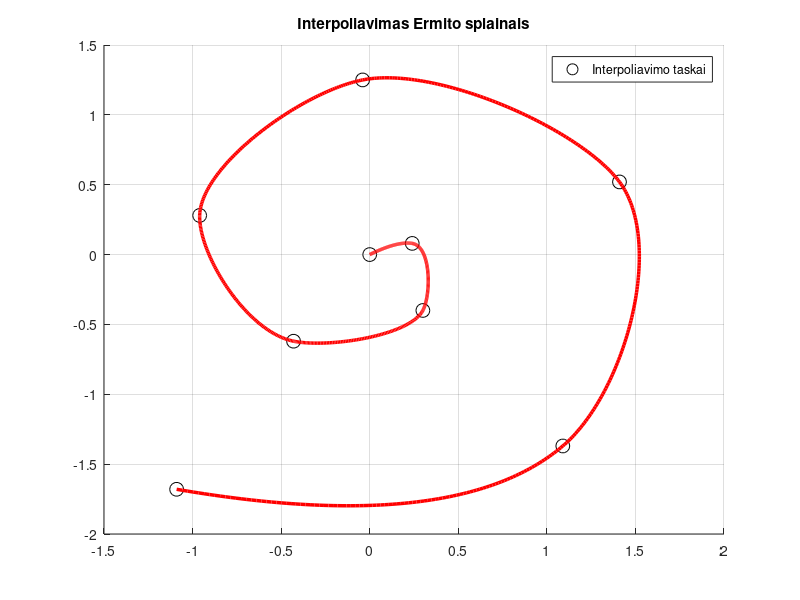
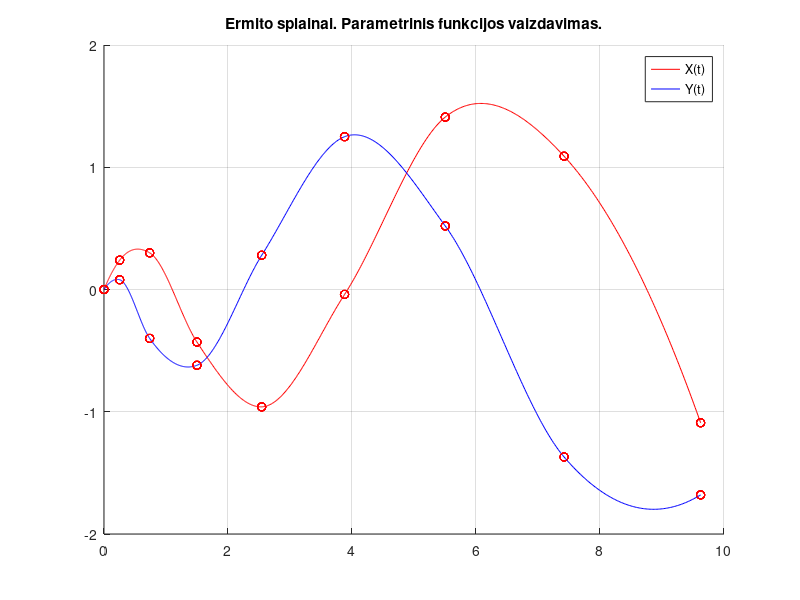

Here is the MATLAB script that generated these plots, in order:
function main
clc,close all
hL=[];
 
X=[0 0.24 0.30 -0.43 -0.96 -0.04 1.41 1.09 -1.09]
Y=[0 0.08 -0.40 -0.62 0.28 1.25 0.52 -1.37 -1.68]
 
nP=length(X);  % interpoliavimo mazgu skaicius
t(1)=0; for i=2:nP, t(i)=t(i-1)+norm([X(i) Y(i)]-[X(i-1) Y(i-1)]);  end  % parametro reiksmes
t
 
DX=Akima(t,X),DY=Akima(t,Y)
 
f=figure(1);grid on; hold on;
title('Interpoliavimas Ermito splainais');
 
% vaizduojame duotus taskus
for i=1:nP, 
    h(i)=plot(X(i), Y(i),'ko','ButtonDownFcn',@startDragFcn,'MarkerSize',10);
end
 
 
% interpoliuojame pagal ivestus taskus ir 
% nubraizome pradine kreive
Ermito_splainu_parametrinis_interpoliavimas(X,DX,Y,DY,t);    
legend('Interpoliavimo taskai');
      
figure(2);
hold on; grid on;
handlers = [];
Akima_splainai(t,X,'r-');
Akima_splainai(t,Y,'b-');
 
title('Ermito splainai. Parametrinis funkcijos vaizdavimas.');
legend(handlers,'X(t)','Y(t)');
function Akima_splainai (X, Y, color)
DY=Akima(X,Y)  % Isvestiniu reiksmiu interpoliavimo taskuose nustatymas pagal Akima formules
nP=length(X) % interpoliavimo tasku skaicius
 
for iii=1:nP-1  
    nnn=100;
    xxx=[X(iii):(X(iii+1)-X(iii))/nnn:X(iii+1)];
    fff=0;
    for j=1:2
        [U,V]=Hermite(X(iii:iii+1),2,j,xxx);
        fff=fff+U*Y(iii+j-1)+V*DY(iii+j-1);
    end
    
    handler = plot(xxx,fff,color);
    if iii==1 || iii==2
    if strcmp(color,'r-')
        handlers(1)=handler;
    else
        handlers(2)=handler;
    end
    end
    plot(X, Y, 'ro');
    
end 
return
end
 
 
function Ermito_splainu_parametrinis_interpoliavimas(X,DX,Y,DY,t);
    nP=length(X); % interpoliavimo tasku skaicius
    if ~isempty(hL), delete(hL); end
 
    for iii=1:nP-1  %------  ciklas per intervalus tarp gretimu tasku
        nnn=100; 
        ttt=[t(iii):(t(iii+1)-t(iii))/nnn:t(iii+1)];
        fffX=0;fffY=0;
        for j=1:2
            [U,V]=Hermite(t(iii:iii+1),2,j,ttt);
            fffY=fffY+U*Y(iii+j-1)+V*DY(iii+j-1);
            fffX=fffX+U*X(iii+j-1)+V*DX(iii+j-1);
        end
        hL(iii)=plot(fffX,fffY,'r-','LineWidth',2.5);
    end %-----------------ciklas per intervalus pabaiga
return
end
 
function [U,V]=Hermite(X,n,j,x)   % Ermito daugianariai
    L=Lagrange(X,n,j,x); DL=D_Lagrange(X,n,j,X(j));
    U=(1-2*DL.*(x-X(j))).*L.^2;
    V=(x-X(j)).*L.^2;
return
end
 
function L=Lagrange(X,n,j,x)  % Lagranzo daugianaris
    L=1;
    for k=1:n, if k ~= j, L=L.*(x-X(k))/(X(j)-X(k)); end, end
return
end
 
function DL=D_Lagrange(X,n,j,x)  % Lagranzo daugianario isvestine pagal x
    DL=0; %DL israskos skaitiklis
    for i=1:n % ciklas per atmetamus narius
        if i==j, continue, end 
        Lds=1;
        for k=1:n, if k ~= j && k ~= i , Lds=Lds.*(x-X(k)); end, end
        DL=DL+Lds;
    end
    Ldv=1;   %DL israskos vardiklis 
    for k=1:n, if k ~= j, Ldv=Ldv.*(X(j)-X(k)); end ,    end
    DL=DL/Ldv;
return
end
 
function DY=Akima(X,Y)
% Isvestiniu reiksmiu interpoliavimo taskuose nustatymas pagal skaitinio integravimo formules
    n=length(X);
fnk=inline('(2*x-xi-xip1)/((xim1-xi)*(xim1-xip1))*yim1+(2*x-xim1-xip1)/((xi-xim1)*(xi-xip1))*yi+(2*x-xim1-xi)/((xip1-xim1)*(xip1-xi))*yip1')
    for i=1:n
        if i == 1,xim1=X(1);xi=X(2);xip1=X(3); yim1=Y(1);yi=Y(2);yip1=Y(3);DY(i)=fnk(xim1,xi,xim1,xip1,yi,yim1,yip1);
        elseif i == n, xim1=X(n-2);xi=X(n-1);xip1=X(n); yim1=Y(n-2);yi=Y(n-1);yip1=Y(n); DY(n)=fnk(xip1,xi,xim1,xip1,yi,yim1,yip1);
        else, xim1=X(i-1);xi=X(i);xip1=X(i+1); yim1=Y(i-1);yi=Y(i);yip1=Y(i+1); DY(i)=fnk(xi,xi,xim1,xip1,yi,yim1,yip1);
        end
    end
return
end
 
end 
